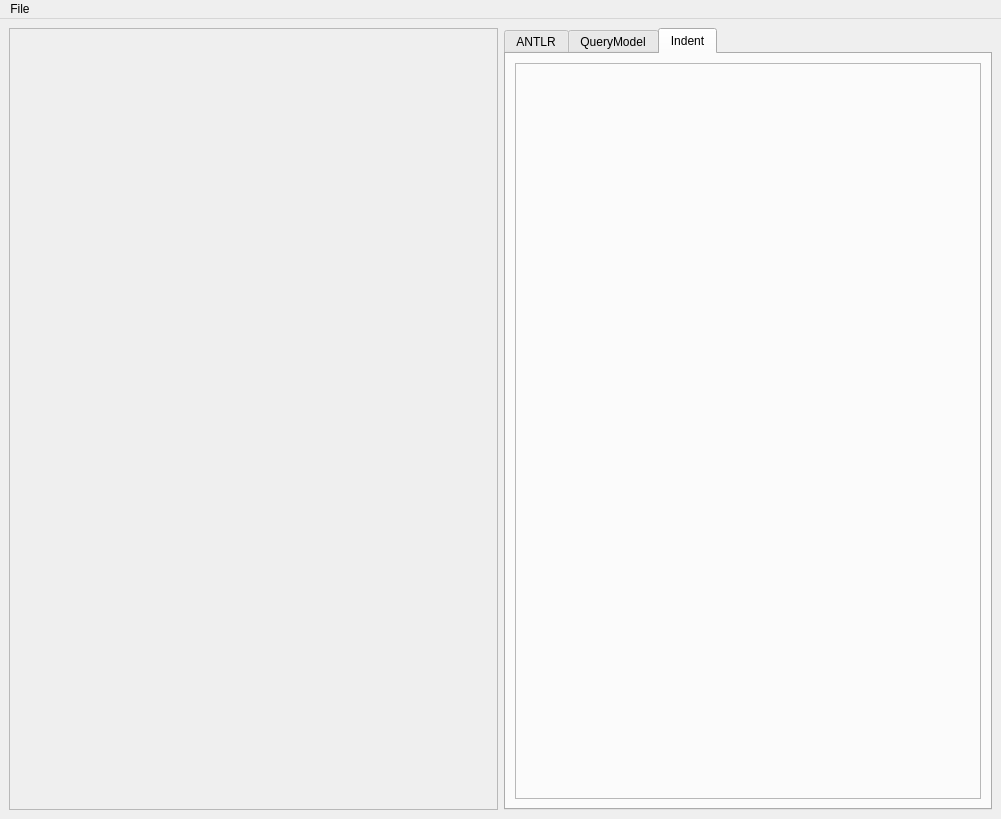
<?xml version="1.0" encoding="UTF-8"?>
<ui version="4.0">
 <class>Test13Window</class>
 <widget class="QMainWindow" name="Test13Window">
  <property name="geometry">
   <rect>
    <x>0</x>
    <y>0</y>
    <width>1001</width>
    <height>819</height>
   </rect>
  </property>
  <property name="windowTitle">
   <string>Test13 Window</string>
  </property>
  <widget class="QWidget" name="centralwidget">
   <property name="minimumSize">
    <size>
     <width>0</width>
     <height>600</height>
    </size>
   </property>
   <layout class="QHBoxLayout" name="horizontalLayout">
    <item>
     <widget class="QSplitter" name="splitter">
      <property name="orientation">
       <enum>Qt::Horizontal</enum>
      </property>
      <widget class="toSqlText" name="sqlText">
       <property name="frameShape">
        <enum>QFrame::StyledPanel</enum>
       </property>
       <property name="frameShadow">
        <enum>QFrame::Raised</enum>
       </property>
      </widget>
     </widget>
    </item>
    <item>
     <widget class="QTabWidget" name="tabWidget">
      <property name="currentIndex">
       <number>2</number>
      </property>
      <widget class="QWidget" name="tab">
       <attribute name="title">
        <string>ANTLR</string>
       </attribute>
       <layout class="QHBoxLayout" name="horizontalLayout_2">
        <item>
         <widget class="DotGraphView" name="antlrView"/>
        </item>
       </layout>
      </widget>
      <widget class="QWidget" name="tab_2">
       <attribute name="title">
        <string>QueryModel</string>
       </attribute>
       <layout class="QHBoxLayout" name="horizontalLayout_3">
        <item>
         <widget class="DotGraphView" name="queryView"/>
        </item>
       </layout>
      </widget>
      <widget class="QWidget" name="tab_3">
       <attribute name="title">
        <string>Indent</string>
       </attribute>
       <layout class="QHBoxLayout" name="horizontalLayout_4">
        <item>
         <widget class="toSqlText" name="frame">
          <property name="frameShape">
           <enum>QFrame::StyledPanel</enum>
          </property>
          <property name="frameShadow">
           <enum>QFrame::Raised</enum>
          </property>
         </widget>
        </item>
       </layout>
      </widget>
     </widget>
    </item>
   </layout>
  </widget>
  <widget class="QMenuBar" name="menubar">
   <property name="geometry">
    <rect>
     <x>0</x>
     <y>0</y>
     <width>1001</width>
     <height>21</height>
    </rect>
   </property>
   <widget class="QMenu" name="menuFile">
    <property name="title">
     <string>File</string>
    </property>
    <addaction name="actionOpen"/>
    <addaction name="separator"/>
    <addaction name="actionQuit"/>
   </widget>
   <addaction name="menuFile"/>
  </widget>
  <action name="actionLoad_Old">
   <property name="text">
    <string>Load Old</string>
   </property>
  </action>
  <action name="actionOpen">
   <property name="text">
    <string>Open</string>
   </property>
  </action>
  <action name="actionQuit">
   <property name="text">
    <string>Quit</string>
   </property>
  </action>
 </widget>
 <customwidgets>
  <customwidget>
   <class>toSqlText</class>
   <extends>QFrame</extends>
   <header>editor/tosqltext.h</header>
   <container>1</container>
  </customwidget>
  <customwidget>
   <class>DotGraphView</class>
   <extends>QGraphicsView</extends>
   <header>dotgraphview.h</header>
  </customwidget>
 </customwidgets>
 <resources/>
 <connections/>
</ui>
